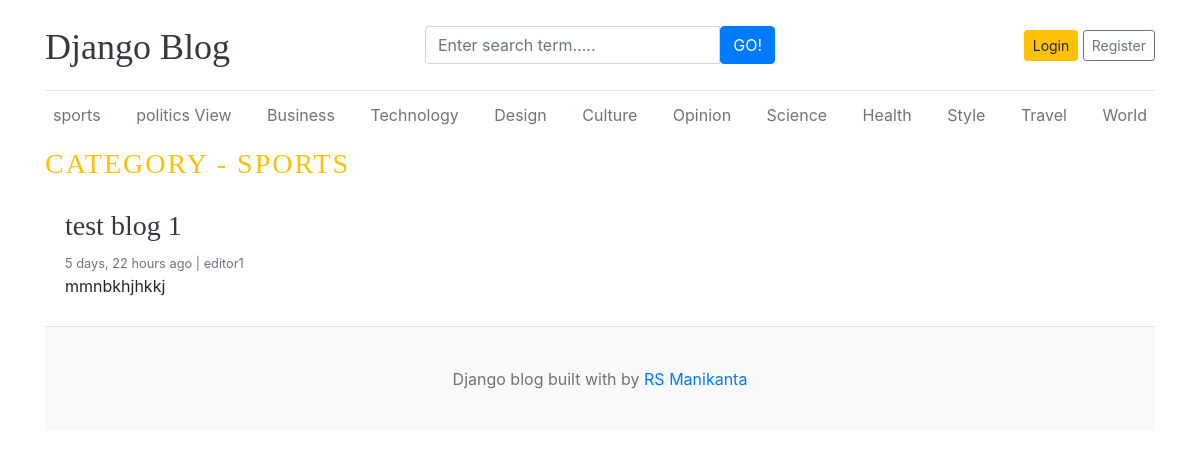
The page /category/1/ on the database as committed earlier.
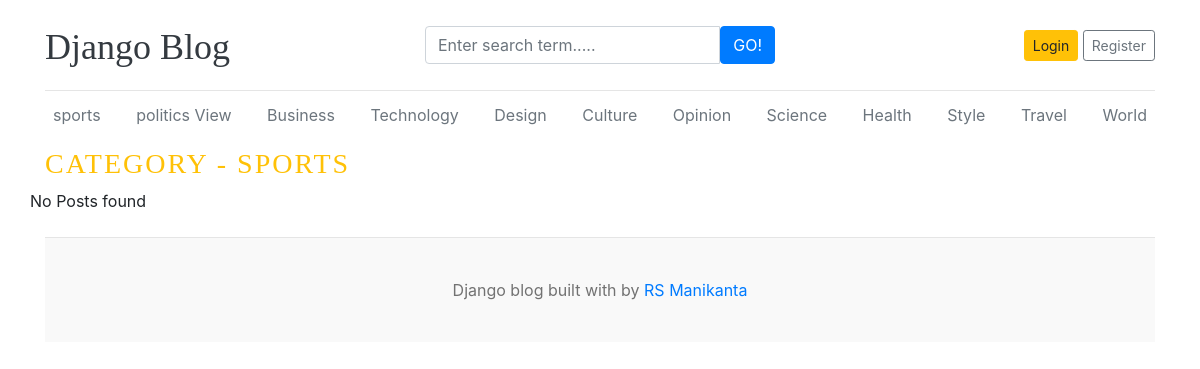
The same page on the database as committed later.
### blogs/models.py (models this page shows, shortened)
class Category(models.Model):
    category_name =models.CharField(max_length=50,unique=True)
    created_at =models.DateTimeField(auto_now_add=True)
    updated_at =models.DateTimeField(auto_now=True)
    class Meta:
        verbose_name_plural='categories'
    def __str__(self):
        return self.category_name

class Blog(models.Model):
    title = models.CharField(max_length=100)
    slug= models.SlugField(max_length=150,unique=True,blank=True)
    category= models.ForeignKey(Category,on_delete=models.CASCADE)
    author= models.ForeignKey(User,on_delete=models.CASCADE)
    featured_image = models.ImageField(upload_to='upload/%y/%m/%d')
    short_description = models.TextField(max_length=500)
    blog_body = models.TextField(max_length=2000)
    status=models.CharField(max_length=20,choices=STATUS_CHOICES,default="Draft")
    is_featured=models.BooleanField(default=False)
    created_at=models.DateTimeField(auto_now_add=True)
    updated_at=models.DateTimeField(auto_now=True)

### blogs/views.py (the view)
# urls.py: path('<int:category_id>/', views.posts_by_category, name='posts_by_category')
def posts_by_category(request, category_id):
    posts = Blog.objects.filter(status='Published', category=category_id)
    category = get_object_or_404(Category, pk=category_id)
    context = {
        'posts' : posts,
        'category': category,
    }
    return render(request, 'posts_by_category.html', context)

### blogs/context_processors.py (called while the page is built)
def get_categories(request):
    categories = Category.objects.all()
    return dict(categories=categories)

def get_social_links(request):
    social_links = SocialLink.objects.all()
    return dict(social_links=social_links)

### templates/posts_by_category.html (shortened to what this page needs)
{% extends 'base.html' %}
    {% block content%}
  <h3 class="text-uppercase text-warning " style="letter-spacing: 2px;">Category - {{ category }} </h3>
<div class="row mb-2">
    {% if posts %}
    {% for post in posts %}
            <div class="col-md-6">
                <div class="card border-0">
                    <div class="card-body">
                        <h3><a href="{% url 'blogs' post.slug %}" class="text-dark">{{ post.title }}</a></h3>
                        <small class="mb-1 text-muted">
                            {{ post.created_at | timesince }} ago | {{ post.author }}
                        </small>
                        <p class="card-text">
                            {{ post.short_description | truncatewords:10 }}
                        </p>
                    </div>
                </div>
            </div>
    {% endfor %}
    {% else %}
    <p> No Posts found </p>
    {% endif %}
</div>
{% endblock %}

### templates/base.html (shortened to what this page needs)
{% load static %}
<!DOCTYPE html>
<html lang="en">
<head>
    <link href="https://getbootstrap.com/docs/4.0/dist/css/bootstrap.min.css" rel="stylesheet">
    <link href="{% static 'css/blog.css' %}" rel="stylesheet">
    <link rel="stylesheet" href="https://cdnjs.cloudflare.com/ajax/libs/font-awesome/4.7.0/css/font-awesome.min.css">
  </head>
<body>
    <div class="container">
      <header class="blog-header py-3">
        <div class="row flex-nowrap justify-content-between align-items-center">
          <div class="col-4 pt-1">
            <a class="blog-header-logo text-dark" href="/">Django Blog</a>
          </div>
          <div class="col-4">
            <form action="{% url 'search' %}" method="GET">
            <div class="input-group">
              <input class="form-control" type="text" name="keyword" value="{{ keyword }}" placeholder="Enter search term....." aria-label="Enter Search term">
              <button type="submit" class="btn btn-primary" id="button-search" type="button">GO!</button>
            </div>
           </form>
          </div>
          <div class="col-4 d-flex justify-content-end align-items-center">
            {% if not user.is_authenticated %}
            <a class="btn btn-sm btn-warning" href="{% url 'login' %}">Login</a> &nbsp;
            <a class="btn btn-sm btn-outline-secondary" href="{% url 'register' %}">Register</a>
            {% else %}
            <span><a href="{% url 'dashboard' %}">Dashboard</a></span>
            &emsp;
            <span><a href="{% url 'logout' %}">Logout</a></span>
            {% endif %}
          </div>
        </div>
      </header>
      <div class="nav-scroller py-1 mb-2">
        <nav class="nav d-flex justify-content-between">
          {% for cat in categories %}
          <a class="p-2 text-muted" href="{% url 'posts_by_category' cat.id %}">{{ cat }}</a>
          {% endfor %}
        </nav>
      </div>
{% block content %}
{% endblock %}
 <footer class="blog-footer">
  <p>Django blog built with  by <a href="#">RS Manikanta </a></p>
</footer>
</body>
</html>

Rows that differ between the two databases and show on the page:
removed Blog: title "test blog 1", created_at "5 days, 22 hours", author "editor1", short_description "mmnbkhjhkkj"
Other text that changed with them:
text now shown: "No Posts found"
